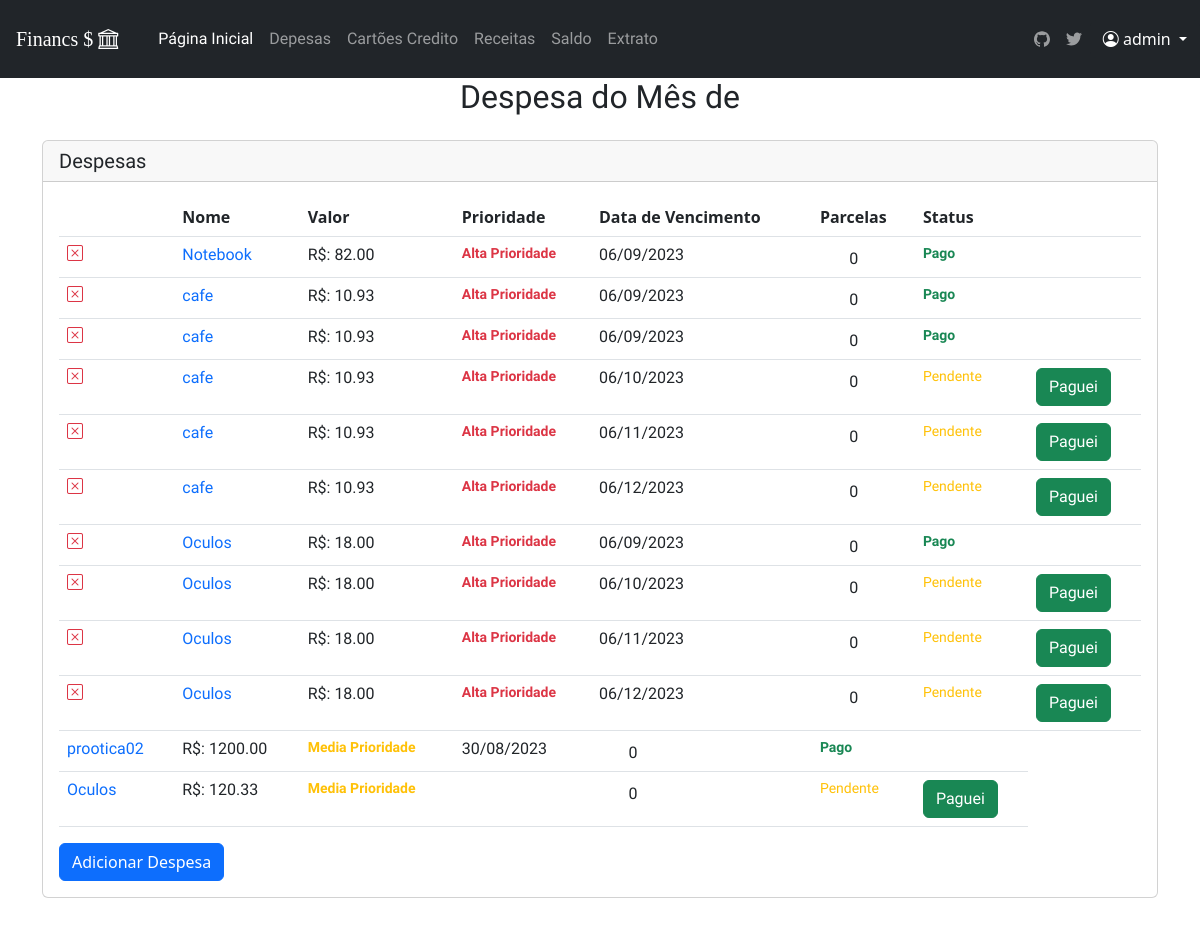
/despesa_total/1/ (signed in), run on an earlier commit of the app's database.
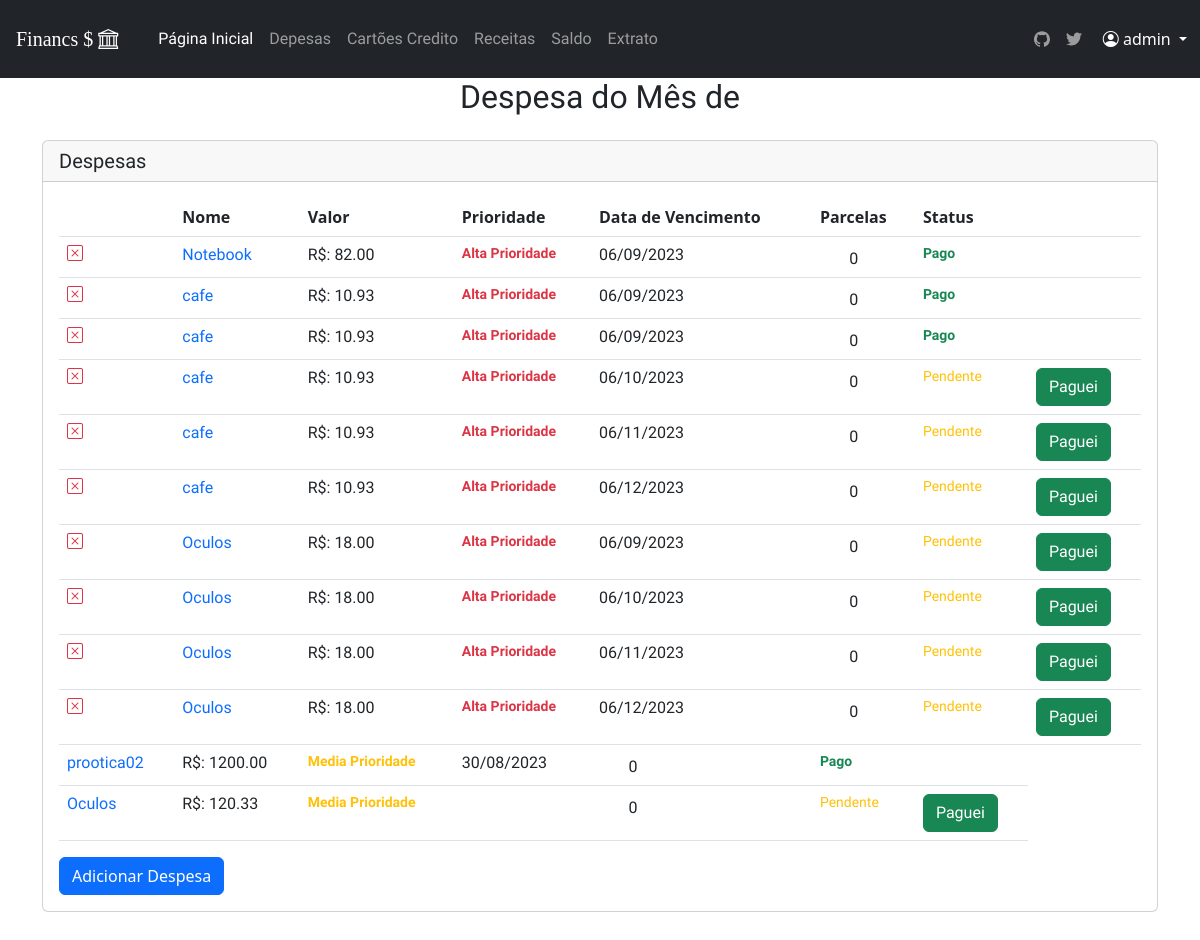
And on a later commit of the database.
### financas/models.py (models this page shows, shortened)
class Despesa (models.Model):
    id_usuario= models.ForeignKey(User, on_delete=models.CASCADE)
    nome = models.CharField(max_length=100)
    valor = models.DecimalField(max_digits=10, decimal_places=2)
    prioridade = models.CharField(max_length=50, choices=Prioridades)
    data_entrada = models.DateField()
    data_vencimento = models.DateField(null=True)
    parcelas = models.IntegerField(blank=True, null=True)
    status = models.CharField(max_length=50, choices=Status)
    data_paga = models.DateField()
    changed = models.CharField(max_length=50, choices=Changed)
    dp_rc =  models.CharField(max_length=50, choices=dp_rc)

### financas/views.py (the view)
# urls.py: path('despesa_total/<id_usuario>/',despesa_total, name='despesa_total'),
@login_required
def despesa_total (request,id_usuario):
    despesa_obj = Despesa.objects.filter(id_usuario=id_usuario)
    context = { 'despesas':despesa_obj
    }
    return render (request, 'despesa/despesa_total.html', context)

### financ/timeout.py (called while the page is built, shortened)
    def __call__(self, request):
        if request.user.is_authenticated:
            last_activity = request.session.get('last_activity')
            request.session['last_activity'] = datetime.datetime.now().isoformat()
        response = self.get_response(request)
        return response

### financas/static/templates/despesa/despesa_total.html (shortened to what the changed rows need)
{%extends 'base.html'%}
{%load static %}
{%block content%}
<div class='container content'>
    <h2 class="mb-4 text-center">Despesa do Mês de {{mes_atual}}</h2>
    <div class="card mt-3 h-auto w-auto ">
      <div class="card-body">
          <table class="table table-hover">
              <thead>
                  <tr >
                        <th> </th>
                        <th>Nome </th>
                        <th>Valor </th>
                        <th>Prioridade </th>
                        <th>Data de Vencimento </th>
                        <th>Parcelas </th>
                        <th>Status </th>
                        <th> </th>
                    </tr>
              </thead>
              <tbody>
              {%if despesas is not None %}
                  {% for dp in despesas %}
                    {% if dp.prioridade == 'Alta Prioridade' %}
                      <tr>
                        <td> <a href="{%url 'delete' dp.id %}" > <i class=" text-danger bi bi-x-square "></i> </a> </td>
                        <td><a class="link-offset-2 link-offset-3-hover link-underline link-underline-opacity-0 link-underline-opacity-75-hover" href="{%url 'atualizar_despesa' dp.id %}" >{{dp.nome}}  </a></td>
                        <td>R$: {{dp.valor}}</td>
                        {% if dp.prioridade == "Alta Prioridade"%}
                              <td class="text-danger"><strong><small>{{dp.prioridade}}</small></strong></td>
                        {%else %}
                              <td><small>{{dp.prioridade}}</small></td>
                        {%endif%}
                        <td>{{dp.data_vencimento|date:"d/m/Y"}}</td>
                        {% if dp.parcela is None %}
                              <td>ㅤㅤ0</td>
                        {% else %}
                          <td><td>{{dp.parcela}} </td></td>
                        {% endif %}
                        {% if dp.status == "Pago" %}
                          <td class="text-success"><strong><small> {{dp.status}}</small></strong></td>
                        {% elif dp.status == "Pendente"%}
                          <td class="text-warning"><small>{{ dp.status }}</small></td>
                        {% elif dp.status == "Vencida"%}
                          <td class="text-danger"><strong><small>{{dp.status}}</small></strong></td>
                        {% endif %}
                        {% if dp.status == "Pendente" %}
                              <td> <a href="{%url 'paguei' dp.id%}" class='btn btn-success text-text-lowercase'>Paguei</a> </td>
                        {%elif dp.status == "Vencida" %}
                            <td> <a href="{%url 'atualizar_despesa' dp.id %}" class='btn btn-danger text-text-lowercase'>Alterar  </a> </td>
                        {%else%}
                            <td> ㅤ </td>
                        {%endif%}
                      </tr>
                    {%endif%}
                  {% endfor %}
            {%else%}
              <tr>
                  <td><strong><small>Nenhuma Despesa encontrada para esse mês.</small></strong></td>
              </tr>
            {%endif%}
              </tbody>
          </table>
      </div>
  </div>
  </div>
{%endblock %}

What changed in the data, as far as the page shows it:
changed Despesa (number 7 of 12 on the later page): status "Pago" → "Pendente"
